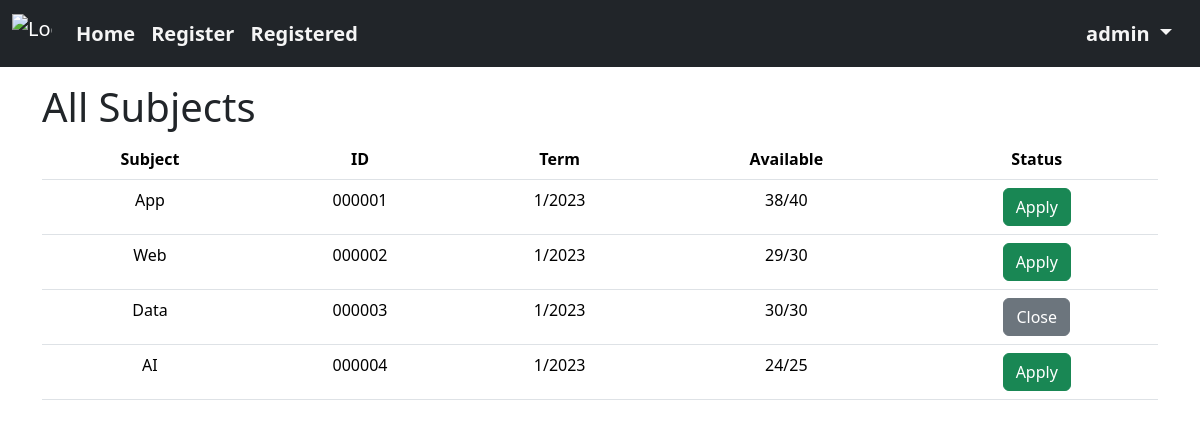
The page /subjects/ (signed in) on the database as committed earlier.
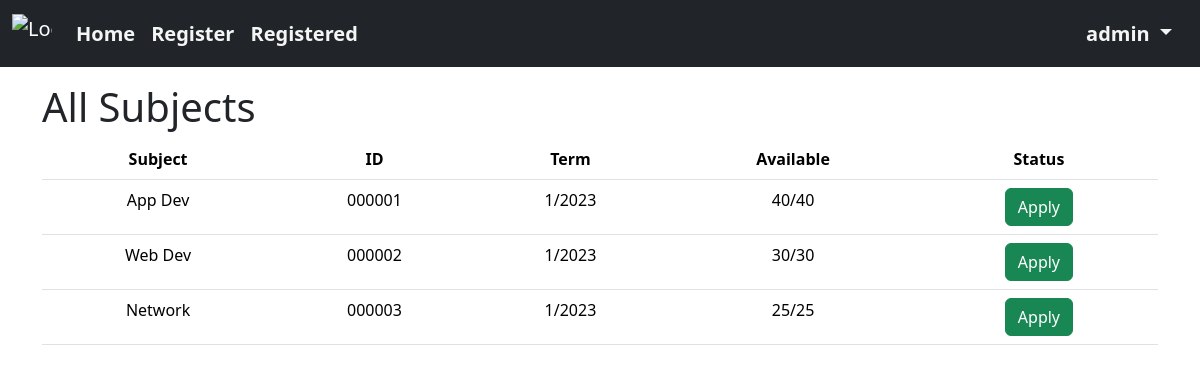
The same page on the database as committed later.
### users/models.py (models this page shows)
class CustomUser(AbstractUser):
    email = models.EmailField(unique=True)
    RegSubject_set = models.ManyToManyField(to='subjects.subject', through='users.ListRegSubject',related_name='StudentReg_set')
    phone = models.CharField(max_length=10, blank=True, null=True, default='')

### subjects/models.py (models this page shows, shortened)
class subject(models.Model):
    subjectID = models.CharField(max_length=6, unique=True)
    subjectName = models.CharField(max_length=64)
    term = models.IntegerField(default=0)
    year = models.IntegerField(default=datetime.now().year)
    remaining_class = models.IntegerField()
    max_class = models.IntegerField()
    subjectStatus = models.BooleanField(default=False)

### subjects/views.py (the view)
# urls.py: path('', views.showallsubject, name='allsubject'),
@login_required
def showallsubject(request):
    return render(request, 'subjects/subject.html', {'all_subjects': subject.objects.all()})

### subjects/templates/subjects/subject.html (shortened to what this page needs)
{% extends "subjects/layout.html" %}
{% block body %}
    <h1 class="mt-3">All Subjects</h1>
    <table class="table">
        <thead>
          <tr class="text-center">
            <th scope="col">Subject</th>
            <th scope="col">ID</th>
            <th scope="col">Term</th>
            <th scope="col">Available</th>
            <th scope="col">Status</th>
          </tr>
        </thead>
        <tbody>
    {% for subject in all_subjects %}
        <tr class="text-center">
            <form action="users/register" method="post">
                <td name="subjectName">{{subject.subjectName}}</th>
                <td name="subjectID">{{ subject.subjectID }}</td>
                <td>{{ subject.term }}/{{ subject.year }}</td>
                <td name="available">{{ subject.remaining_class }}/{{ subject.max_class }}</td>
                {% if subject.subjectStatus %}
                    <td><a href="register/{{subject.subjectID}}" class="btn btn-success" onclick="return confirm('Comfirm Register or not.')">Apply</a></td>
                {% else %}
                    <td><a class="btn btn-secondary">Close</a></td>
                {% endif %}
            </form>
        </tr>
    {% empty %}
        <p>No Subjects</p>
    {% endfor %}
{% endblock %}

### subjects/templates/subjects/layout.html (shortened to what this page needs)
{% load static %}
<!DOCTYPE html>
<html lang="en">
<head>
    <link href="https://cdn.jsdelivr.net/npm/bootstrap@5.3.2/dist/css/bootstrap.min.css" rel="stylesheet">
    <link rel="stylesheet" href="{% static 'subjects/sub.css' %}">
</head>
<body>
  <nav class="navbar navbar-expand-lg navbar-dark bg-dark">
    <div class="container-fluid">
      <a class="navbar-brand" href="{% url 'index' %}"><img src="https://assets.stickpng.com/images/613792874b96600004f676fd.png" alt="Logo" width="40" height="40" class="d-inline-block align-text-top"></a>
      <div class="collapse navbar-collapse" id="navbarSupportedContent">
        <ul class="navbar-nav me-auto mb-2 mb-lg-0">
          <li class="nav-item">
            <a class="nav-link" aria-current="page" href="{% url 'index' %}">Home</a>
          </li>
          <li class="nav-item">
            <a class="nav-link" href="{% url 'allsubject' %}">Register</a>
          </li>
          <li class="nav-item">
            <a class="nav-link" href="{% url 'registed' %}">Registered</a>
          </li>
        </ul>
        {% if user.is_authenticated %}
            <ul class="navbar-nav me-2">
              <li class="nav-item dropdown">
                <a class="nav-link dropdown-toggle" href="#" role="button" data-bs-toggle="dropdown" aria-expanded="false">
                  {{ user.username }}
                </a>
              </li>
            </ul>
          {% endif %}
      </div>
    </div>
  </nav>
  <div class="container">
      {% block body %}
      {% endblock %}
  </div>
</body>
</html>

### subjects/static/subjects/sub.css (style rules this page uses)
.nav-link { font-size: 20px; font-weight: 750; color: whitesmoke; }

Rows that differ between the two databases and show on the page:
removed subject: subjectName "Data", subjectID "000003", term "1", year "2023", remaining_class "30", max_class "30", subjectStatus "Close"
changed subject: subjectName "App" → "App Dev"; remaining_class "38" → "40"
changed subject: subjectName "Web" → "Web Dev"; remaining_class "29" → "30"
changed subject: subjectName "AI" → "Network"; subjectID "000004" → "000003"; remaining_class "24" → "25"
